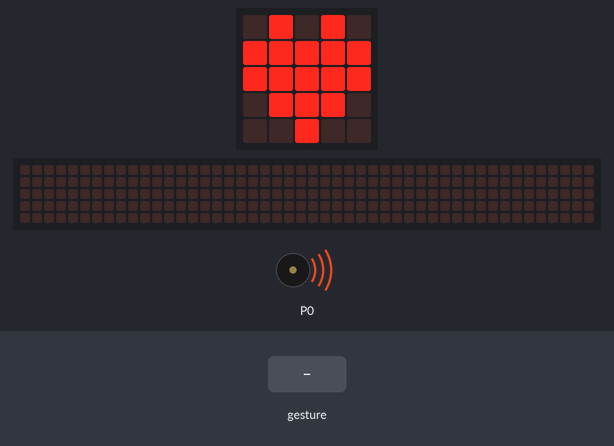
Bench run of a program on a simulated BBC micro:bit (MakeCode). Shown: the board's 5×5 LED display, a strip that is not on the board, showing the scrolling text unrolled, buzzer (waves = sounding). The test bench sets the inputs (shaded band). Random numbers come from a fixed seed; a tilt is held for 1.5 s and a shake lasts 1 s, then the board lies face up again; the 48×5 strip is a reading aid, not a part: it shows the text the display is scrolling, unrolled, one strip-width of it at a time.

Above: at 1.8 s.
1.9 s: gesture 'shake'
At 3.8 s:
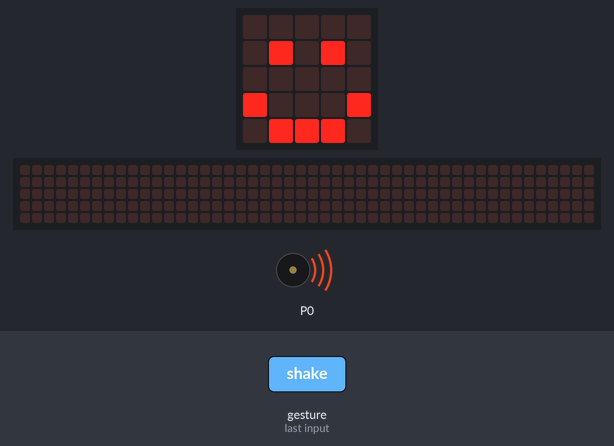
At 7.37 s:
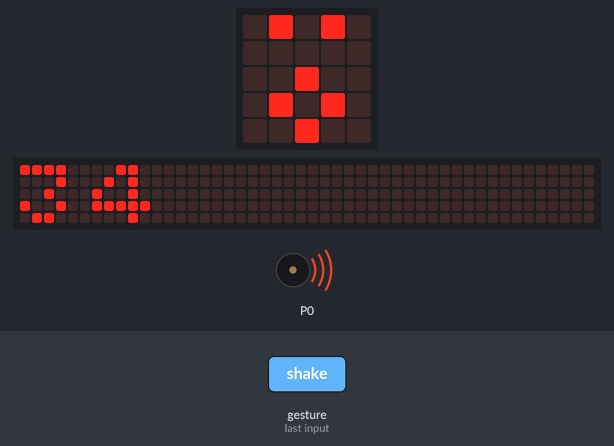
7.6 s: gesture 'shake'
At 10.85 s:
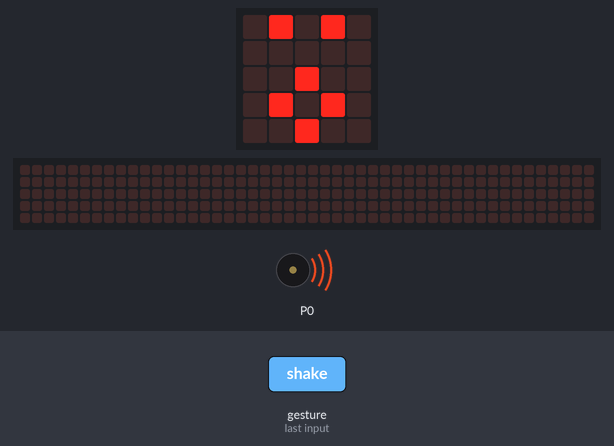
Timing chart, 0 to 19.5 s (numbered marks = the images above; inputs shaded):
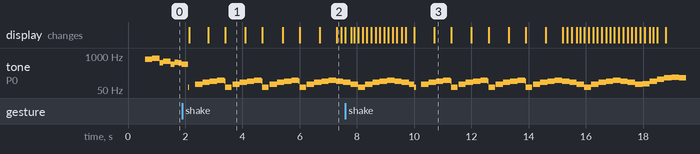

Measured:
- after the input at 1.9 s, the display: changes after 0.24 s (image 1)
- by itself, tone on P0: plays 82 Hz for 0.26 s, 65 Hz for 0.26 s, 82 Hz for 0.26 s, 98 Hz for 0.26 s, 110 Hz for 0.26 s, 117 Hz for 0.26 s … (49 notes in this stretch)
- what the display in image 1 shows lasts 0.7 s, from 3.4 s to 4.1 s

The program:

main.ts
```typescript
input.onGesture(Gesture.Shake, function () {
    for (let index = 0; index < 4; index++) {
        music.startMelody(music.builtInMelody(Melodies.Blues), MelodyOptions.Once)
        basic.showIcon(IconNames.Happy)
        basic.pause(100)
        basic.showIcon(IconNames.Surprised)
    }
    no = randint(0, 200)
    basic.showNumber(no / 1)
})
let no = 0
basic.showIcon(IconNames.Heart)
music.startMelody(music.builtInMelody(Melodies.Nyan), MelodyOptions.Once)
```

test.ts
```typescript
// 在這裡測試；當此封包作為擴充功能時，將不會編譯此內容。
```
